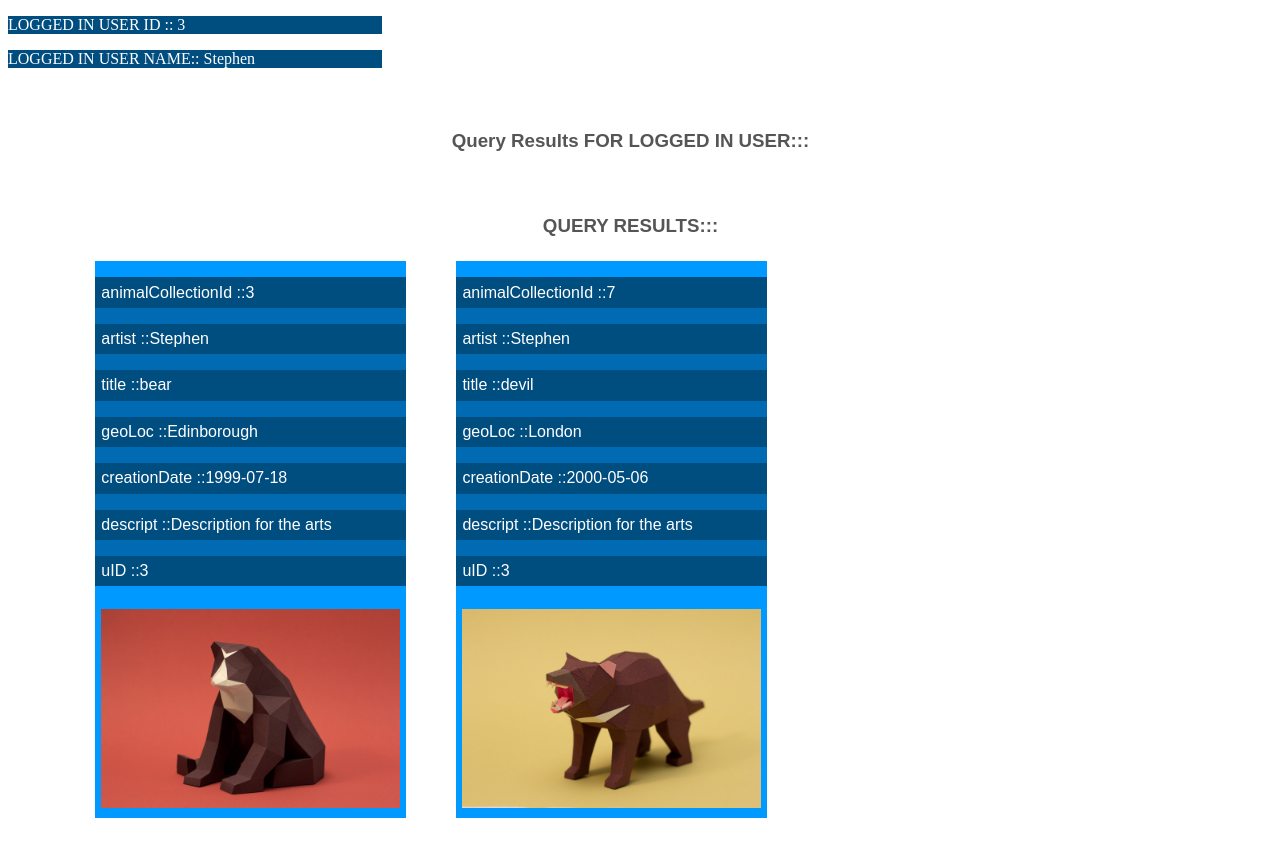
Page /SQLITE_PART_2/public_html/Commence.php (signed in) on the committed database.
### tables this page shows
CREATE TABLE animalCollectionSub (animalCollectionId INTEGER PRIMARY KEY NOT NULL, artist TEXT, title TEXT, geoLoc TEXT, creationDate TEXT,descript TEXT,image TEXT, uID INTEGER, FOREIGN KEY (uID) REFERENCES users(userID));

### SQLITE_PART_2/public_html/Commence.php (the view, shortened to what this page needs)
<?php
require ('openDB.php');
 ?>
<!DOCTYPE html>
<html>
<head>
<link rel="stylesheet" type="text/css" href="css/galleryStyleN.css">
</head>
<body>
<?php
$u_id = $_SESSION['userID'];
if($u_id ==null){
  echo ("no user");
}
else{
echo("<p style = 'background:#004d80; width:30%; color:white;'>LOGGED IN USER ID :: ".$u_id."</p>");
echo("<p style = 'background:#004d80; width:30%; color:white;'>LOGGED IN USER NAME:: ".$_SESSION['username']."</p>");
try {
      $sql_select="SELECT * FROM animalCollectionSub WHERE uID = '$u_id'";
      $result = $file_db->query($sql_select);
      echo "<h3> Query Results FOR LOGGED IN USER:::</h3>";
      echo "<h3> QUERY RESULTS:::</h3>";
      echo"<div id='back'>";
      while($row = $result->fetch(PDO::FETCH_ASSOC))
      {
      echo "<div class ='outer'>";
      echo "<div class ='content'>";
        foreach ($row as $key=>$entry)
        {
           if($key!="image")
           {
               echo "<p class = 'key'>".$key." ::".$entry."</p>";
           }
        }
          echo "</div>";
          $imagePath = $row["image"];
          echo "<img src = $imagePath \>";
          echo "</div>";
      }
        echo "</div>";
  }
  catch(PDOException $e) {
    echo $e->getMessage();
  }
}
?>
</body>
</html>

### SQLITE_PART_2/public_html/css/galleryStyleN.css (style rules this page uses)
h3 { text-align: center; width:50%;font-family:arial;color:#555;margin:0 auto; margin-top:5%; }
#back { display:flex;flex-wrap: wrap;width:100%;padding-left:5%; }
.outer { background-color:#0099ff;width:25%;margin:2%; }
.content { background-color:#006bb3;width:100%; }
.content p { color:white;padding:2%;background:#004d80;font-family:arial; }
img { margin:2%;width:96%; }

### rows in the picture
animalcollectionsub: key "animalCollectionId", animalCollectionId "3", key "artist", artist "Stephen", key "title", title "bear", key "geoLoc", geoLoc "Edinborough", key "creationDate", creationDate "1999-07-18", key "descript", descript "Description for the arts", key "uID", uID "3", image (picture)
animalcollectionsub: key "animalCollectionId", animalCollectionId "7", key "artist", artist "Stephen", key "title", title "devil", key "geoLoc", geoLoc "London", key "creationDate", creationDate "2000-05-06", key "descript", descript "Description for the arts", key "uID", uID "3", image (picture)

### other values in the picture
$u_id "3"
$_SESSION['username'] "Stephen"
